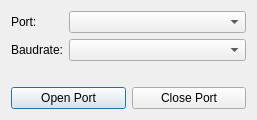
<?xml version="1.0" encoding="UTF-8"?>
<ui version="4.0">
 <class>Dialog_PortSetting</class>
 <widget class="QDialog" name="Dialog_PortSetting">
  <property name="geometry">
   <rect>
    <x>0</x>
    <y>0</y>
    <width>257</width>
    <height>120</height>
   </rect>
  </property>
  <property name="windowTitle">
   <string>Dialog</string>
  </property>
  <layout class="QVBoxLayout" name="verticalLayout">
   <item>
    <layout class="QFormLayout" name="formLayout">
     <property name="fieldGrowthPolicy">
      <enum>QFormLayout::AllNonFixedFieldsGrow</enum>
     </property>
     <item row="1" column="0">
      <widget class="QLabel" name="label">
       <property name="text">
        <string>Port:</string>
       </property>
      </widget>
     </item>
     <item row="1" column="1">
      <widget class="QComboBox" name="comboBox_PortNames"/>
     </item>
     <item row="2" column="0">
      <widget class="QLabel" name="label_2">
       <property name="text">
        <string>Baudrate:</string>
       </property>
      </widget>
     </item>
     <item row="2" column="1">
      <widget class="QComboBox" name="comboBox_Bandrate"/>
     </item>
     <item row="3" column="0" colspan="2">
      <spacer name="verticalSpacer">
       <property name="orientation">
        <enum>Qt::Vertical</enum>
       </property>
       <property name="sizeHint" stdset="0">
        <size>
         <width>20</width>
         <height>40</height>
        </size>
       </property>
      </spacer>
     </item>
    </layout>
   </item>
   <item>
    <layout class="QHBoxLayout" name="horizontalLayout">
     <item>
      <widget class="QPushButton" name="pushButton">
       <property name="text">
        <string>Open Port</string>
       </property>
      </widget>
     </item>
     <item>
      <widget class="QPushButton" name="pushButton_2">
       <property name="text">
        <string>Close Port</string>
       </property>
      </widget>
     </item>
    </layout>
   </item>
  </layout>
 </widget>
 <resources/>
 <connections/>
</ui>
